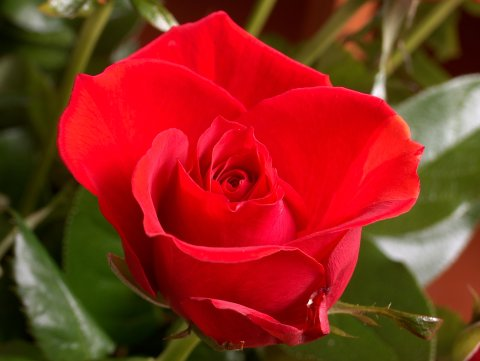
#> input picture opencv-python/img/sample1.jpg, 480 x 361 px
$ python flip.py
#> lines starting #> are read from the running program, lines starting #| are printed output that depends on the picture
import cv2
import numpy as np

img= cv2.imread('img/sample1.jpg')
#> img is the input picture: shape (361, 480, 3); mean B, G, R 28.2, 43.9, 139.9

cv2.imshow("Original",img)
cv2.waitKey(0)

Virtical_flip= cv2.flip(img,0)
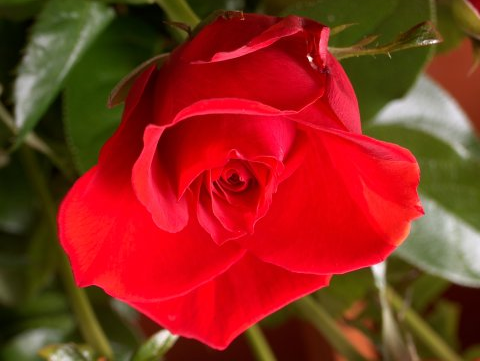
#> Virtical_flip: shape (361, 480, 3); mean B, G, R 28.2, 43.9, 139.9

cv2.imshow("Virtical_flip",Virtical_flip)
cv2.waitKey(0)


Horizontal_flip= cv2.flip(img,1)
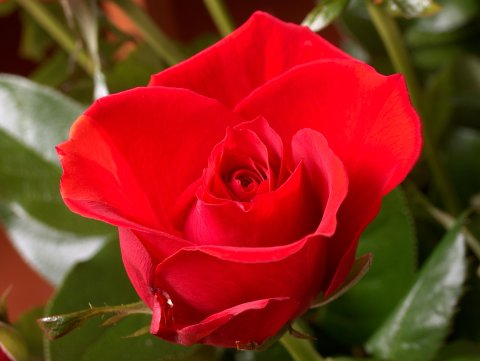
#> Horizontal_flip: shape (361, 480, 3); mean B, G, R 28.2, 43.9, 139.9

cv2.imshow("Horizontal_flip",Horizontal_flip)
cv2.waitKey(0)

Both_flip= cv2.flip(img,-1)
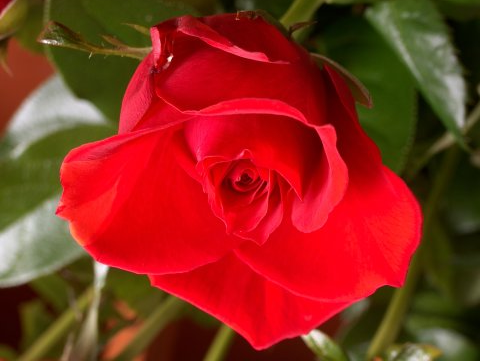
#> Both_flip: shape (361, 480, 3); mean B, G, R 28.2, 43.9, 139.9

cv2.imshow("Both_flip",Both_flip)
cv2.waitKey(0)

$ run again, with opencv-python/img/horse.jpg copied over opencv-python/img/sample1.jpg
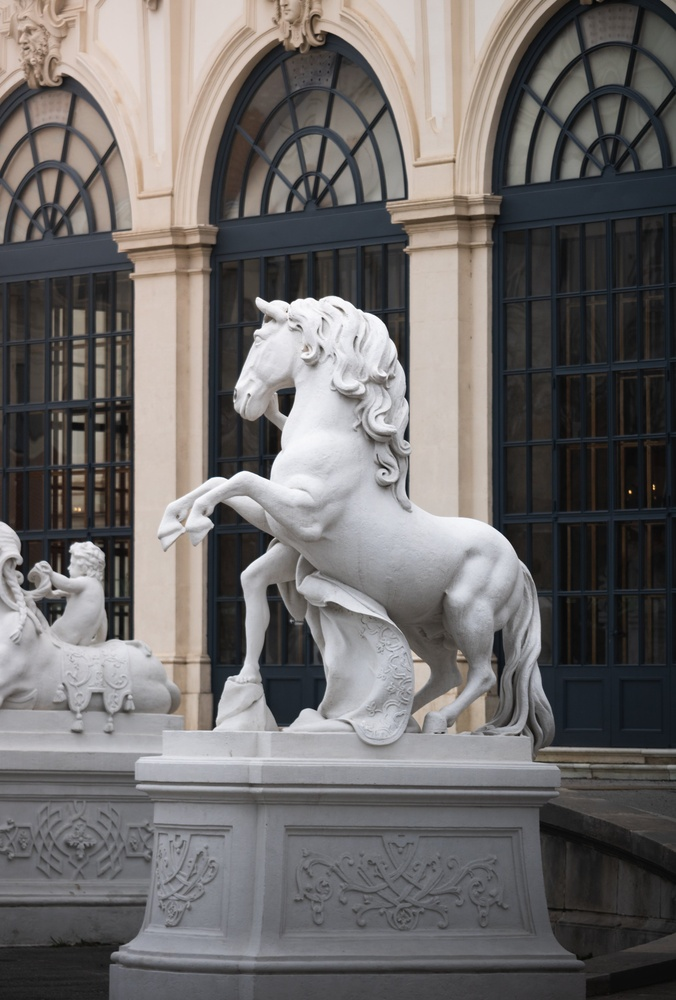
#> input picture opencv-python/img/horse.jpg, 676 x 1000 px, shrunk from 3867 x 5718 before the run
#> img is the input picture: shape (1000, 676, 3); mean B, G, R 106.7, 107.5, 110.7
#> `Horizontal_flip= cv2.flip(img,1)`:
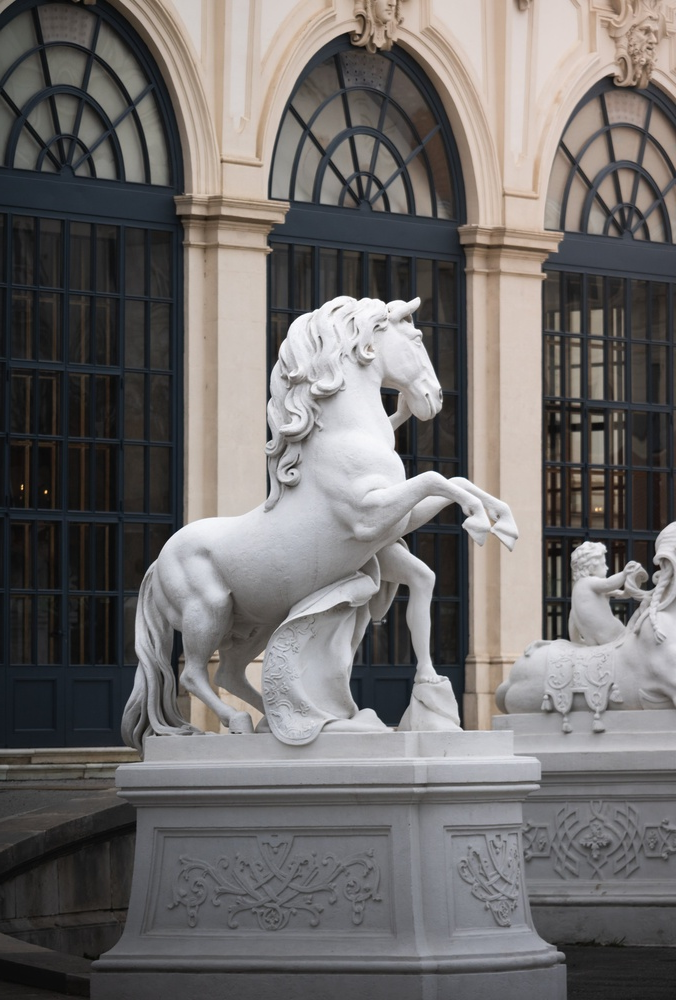
#> Horizontal_flip: shape (1000, 676, 3); mean B, G, R 106.7, 107.5, 110.7
#> `Both_flip= cv2.flip(img,-1)`:
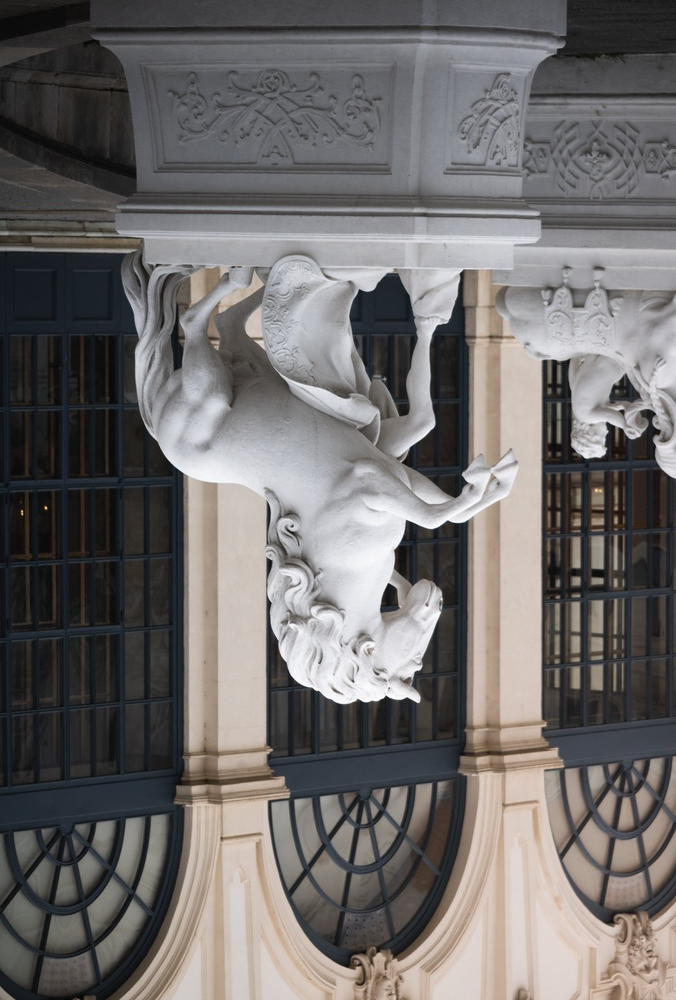
#> Both_flip: shape (1000, 676, 3); mean B, G, R 106.7, 107.5, 110.7

$ run again, with opencv-python/img/paper.jpg copied over opencv-python/img/sample1.jpg
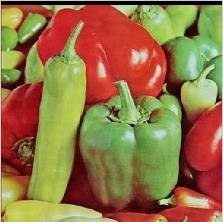
#> input picture opencv-python/img/paper.jpg, 223 x 222 px
#> img is the input picture: shape (222, 223, 3); mean B, G, R 67.6, 114.4, 147.2
#> `Horizontal_flip= cv2.flip(img,1)`:
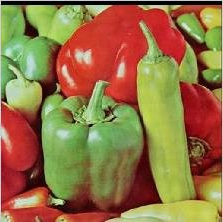
#> Horizontal_flip: shape (222, 223, 3); mean B, G, R 67.6, 114.4, 147.2
#> `Both_flip= cv2.flip(img,-1)`:
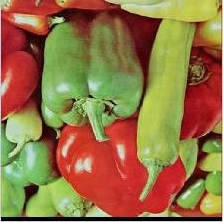
#> Both_flip: shape (222, 223, 3); mean B, G, R 67.6, 114.4, 147.2
